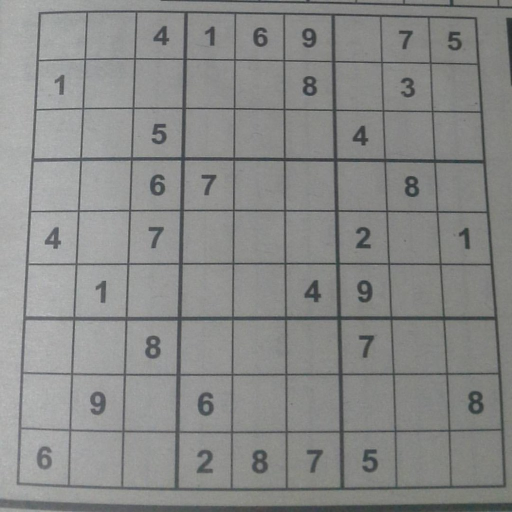
#> input picture sudokuSolver/images/img-001.jpg, 1024 x 1024 px (shown at 1/2 size); its folder holds only this picture in this run
$ python -i sudokugrabber.py   (imports and definitions only)
#> lines starting #> are read from the running program, lines starting #| are printed output that depends on the picture; after the words box and inside, x2 and y2 are one past the last pixel; in counts of white or black regions, pixels touching at a corner belong together
import cv2 as cv
import numpy as np
import imutils
import pytesseract
import sudokusolver as ss
import os
from imutils import paths


def load_image(image_path):
    return cv.imread(image_path)

def preprocess_image(image):
    gray = cv.cvtColor(image,cv.COLOR_BGR2GRAY)
    gray = cv.GaussianBlur(gray,(7,7),0)
    thresh = cv.adaptiveThreshold(gray,255,1,1,11,2)
    return thresh

def find_contours(image):
    cnts, _  = cv.findContours(image, cv.RETR_TREE, cv.CHAIN_APPROX_SIMPLE)
    cnts = sorted(cnts, key=lambda ctr: cv.boundingRect(ctr)[0])
    return cnts

def rectify(h):
        h = h.reshape((4,2))
        hnew = np.zeros((4,2),dtype = np.float32)

        add = h.sum(1)
        hnew[0] = h[np.argmin(add)]
        hnew[2] = h[np.argmax(add)]

        diff = np.diff(h,axis = 1)
        hnew[1] = h[np.argmin(diff)]
        hnew[3] = h[np.argmax(diff)]

        return hnew

def find_correct_contour(cnts):
    biggest = None
    max_area = 0
    for i in cnts:
            area = cv.contourArea(i)
            if area > 100:
                    peri = cv.arcLength(i,True)
                    approx = cv.approxPolyDP(i,0.02*peri,True)
                    if area > max_area and len(approx)==4:
                            biggest = approx
                            max_area = area
    approx=rectify(biggest)
    return approx

def transform_image(image, contour, size = 450):
    h = np.array([ [0,0],[size,0],[size,size],[0,size] ],np.float32)
    retval = cv.getPerspectiveTransform(contour,h)
    warp = cv.warpPerspective(image,retval,(size,size))

    return warp

def extract_sudoku_image(image_path):
    image_org = load_image(image_path)
#> in load_image, returned value is the input picture: shape (1024, 1024, 3); mean B, G, R 135.7, 137.1, 136.2
    image = preprocess_image(image_org)
#> in preprocess_image, `thresh = cv.adaptiveThreshold(gray,255,1,1,11,2)`:
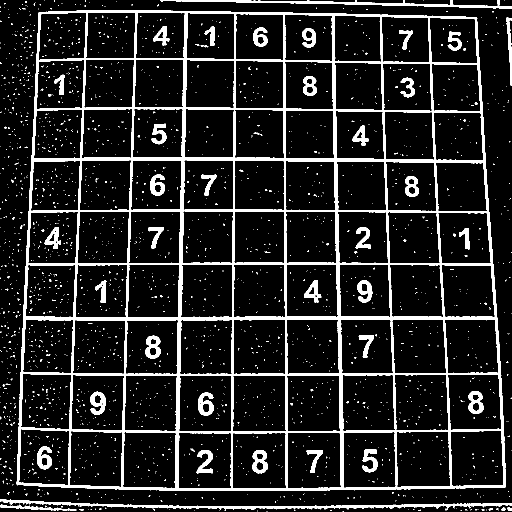
#> thresh: shape (1024, 1024) (shown at 1/2 size); 12% white; 2433 white regions (2384 under 20 px)
    cnts = find_contours(image)
#> in find_contours, `cnts, _  = cv.findContours(image, cv.RETR_TREE, cv.CHAIN_APPROX_SIMPLE)`: cnts = 2575 contours, 2433 with area under 20; largest, box (x1, y1, x2, y2) and area: (33, 21, 1012, 982) 885142, (464, 865, 573, 978) 11746, (573, 750, 681, 863) 11724, (465, 750, 573, 864) 11722, (574, 864, 683, 977) 11682
    approx = find_correct_contour(cnts)
#> the loop in find_correct_contour, `for i in cnts:` made 2575 passes
#> (area, peri, biggest, max_area) on pass 227: (885142.5, 3858, [[78, 24], [33, 968], [1010, 974], [953, 35]], 885142.5)
#> (area, peri, approx) on passes 1, 2, 249, 272, 290, 317: (463, 349.4, [[0, 1010], [152, 1020]]), (3885.5, 2379.7, [[0, 998], [1023, 1010]]), (10512, 422.1, [[43, 857], [139, 863], [135, 970], [37, 964]]), (10481, 422.1, [[46, 747], [142, 750], [138, 859], [41, 853]]), (10122, 414.9, [[52, 639], [146, 640], [141, 747], [45, 742]]), (9859, 410.9, [[57, 529], [151, 530], [145, 635], [50, 631]])
#> after the loop in find_correct_contour, `for i in cnts:`: max_area = 885142.5
#> in rectify, `h = h.reshape((4,2))`: h = [[78, 24], [33, 968], [1010, 974], [953, 35]]
#> in rectify, `add = h.sum(1)`: add = [102, 1001, 1984, 988]
#> in rectify, `diff = np.diff(h,axis = 1)`: diff = [-54, 935, -36, -918]
#> in find_correct_contour, `approx=rectify(biggest)`: approx = [[78, 24], [953, 35], [1010, 974], [33, 968]]
#> approx = [[78, 24], [953, 35], [1010, 974], [33, 968]]
    warp = transform_image(image, approx)
#> in transform_image, `retval = cv.getPerspectiveTransform(contour,h)`: retval = [[0.512, 0.0244, -40.53], [-0.00671, 0.533, -12.28], [-8.38e-06, 0.000124, 1]]
#> in transform_image, `warp = cv.warpPerspective(image,retval,(size,size))`:
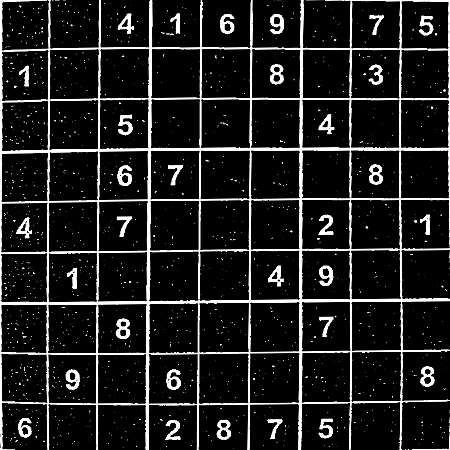
#> warp: shape (450, 450); min 0, max 255, mean 30.2

    return warp

def divide_sudoku_image(image):
    full_size = image.shape[0]
    cell_size = full_size // 9
    cells = []
    for i in range(9):
        for j in range(9):
            sub_img = image[i*cell_size:(i+1)*cell_size,j*cell_size:(j+1)*cell_size]
            cells.append(sub_img)
    '''for i in range(9):
        sub_img = image[i*cell_size:(i+1)*cell_size,:]
        cells.append(sub_img)'''


    return cells

# [31 lines not run here, left out]
    #img = preprocess_image(img)


>>> result = extract_sudoku_image('sudokuSolver/images/img-001.jpg')

$ run again, on sudokuSolver/images/img-002.jpg
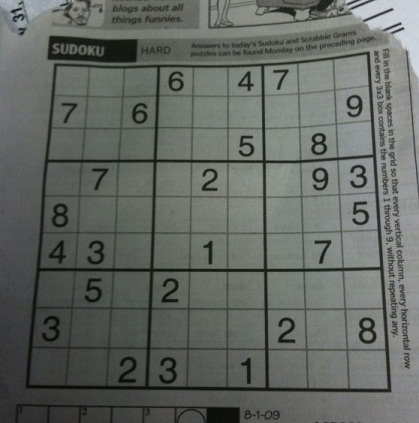
#> input picture sudokuSolver/images/img-002.jpg, 419 x 423 px
#> in load_image, returned value is the input picture: shape (423, 419, 3); mean B, G, R 98.9, 103.6, 99.4
#> in preprocess_image, `thresh = cv.adaptiveThreshold(gray,255,1,1,11,2)`:
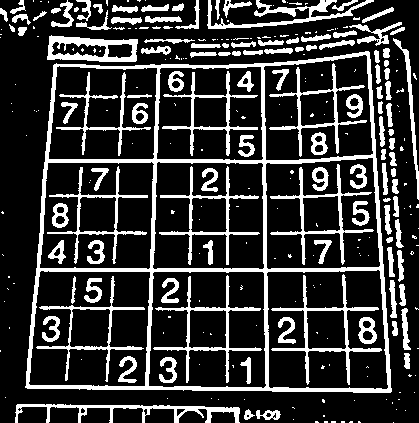
#> thresh: shape (423, 419); 21.4% white; 290 white regions (174 under 20 px)
#> in find_contours, `cnts, _  = cv.findContours(image, cv.RETR_TREE, cv.CHAIN_APPROX_SIMPLE)`: cnts = 335 contours, 191 with area under 20; largest, box (x1, y1, x2, y2) and area: (25, 51, 392, 393) 111622, (266, 269, 389, 390) 13626, (148, 271, 267, 389) 13182, (28, 270, 151, 387) 13041, (265, 157, 381, 270) 11806
#> the loop in find_correct_contour, `for i in cnts:` made 335 passes
#> (area, peri, biggest, max_area) on pass 23: (111621.5, 1379.9, [[369, 52], [54, 64], [25, 387], [390, 392]], 111621.5)
#> after the loop in find_correct_contour, `for i in cnts:`: max_area = 111621.5
#> h = [[369, 52], [54, 64], [25, 387], [390, 392]]
#> add = [421, 118, 412, 782]
#> diff = [-317, 10, 362, 2]
#> in find_correct_contour, `approx=rectify(biggest)`: approx = [[54, 64], [369, 52], [390, 392], [25, 387]]
#> retval = [[1.57, 0.141, -93.85], [0.0642, 1.68, -111.3], [0.000187, 0.000517, 1]]
#> in transform_image, `warp = cv.warpPerspective(image,retval,(size,size))`:
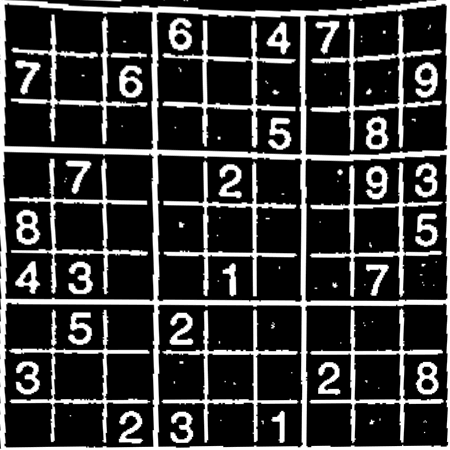
#> warp: shape (450, 450); min 0, max 255, mean 57
